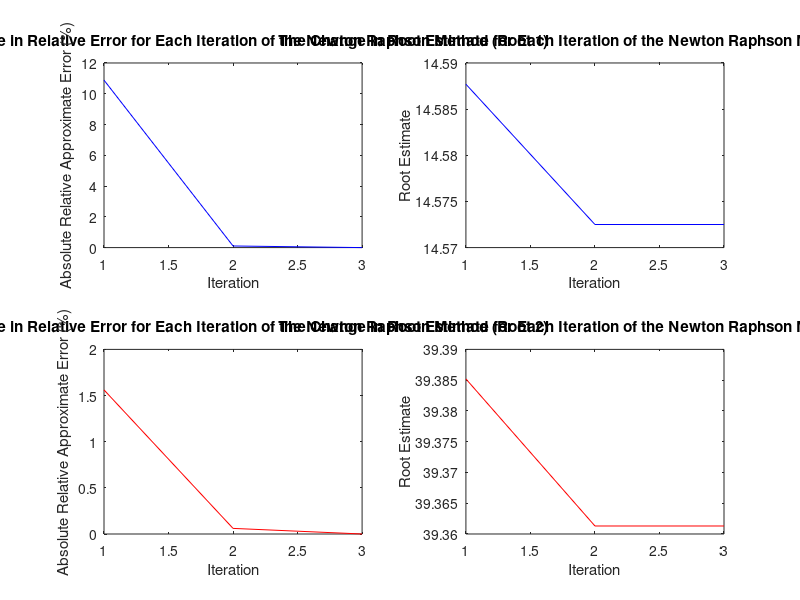

This chart was generated by the following MATLAB code:
x=1:3;
y_error1=[10.8841 0.1050 1.7352e-06];
y_xr1=[14.5877 14.5725 14.5725];
y_error2=[1.5609 0.0608 9.0855e-05];
y_xr2=[39.3852 39.3613 39.3613];

subplot(2,2,1)
    plot(x,y_error1,'blue')
    title('The Change in Relative Error for Each Iteration of the Newton Raphson Method (Root 1)')
    ylabel('Absolute Relative Approximate Error (%)')
    xlabel('Iteration')
subplot(2,2,2)
    plot(x,y_xr1,'blue')
    title('The Change in Root Estimate for Each Iteration of the Newton Raphson Method (Root 1)')
    ylabel('Root Estimate')
    xlabel('Iteration')
subplot(2,2,3)
    plot(x,y_error2,'red')
    title('The Change in Relative Error for Each Iteration of the Newton Raphson Method (Root 2)')
    ylabel('Absolute Relative Approximate Error (%)')
    xlabel('Iteration')
subplot(2,2,4)
    plot(x,y_xr2,'red')
    title('The Change in Root Estimate for Each Iteration of the Newton Raphson Method (Root 2)')
    ylabel('Root Estimate')
    xlabel('Iteration')